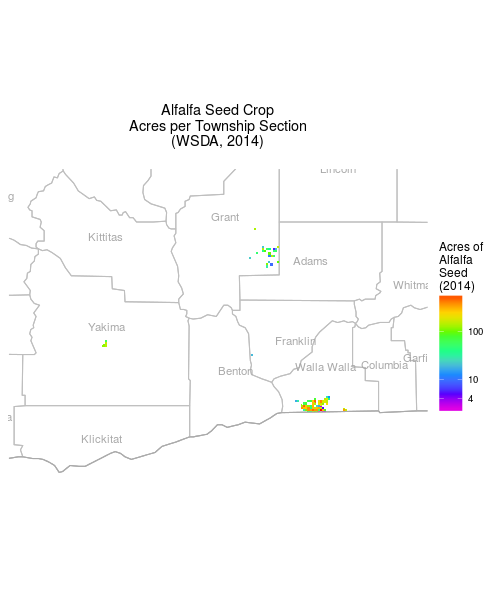

Generate this figure with R:
# Geocode Washington State alfalfa seed crop data given township section TRS 
# codes and plot a map showing acres of alfalfa per township section. 
#
# Copyright 2016 Brian High (https://github.com/brianhigh) and Anika Larsen
# License: GNU GPL v3 http://www.gnu.org/licenses/gpl.txt
#
# This script serves as an example of using the following techniques:
#
# * Querying an ArcGIS REST API using a URL with a "GET" query string
# * Importing data in JSON format 
# * Geocoding TRS codes using the BLM web service API
# * Importing data in XML format
# * Decoding HTML-encoded text
# * Using regular expressions for pattern matching and string replacement
# * Mapping with ggplot2
# * Caching data in files to avoid redoing slower steps if re-running script
#
# -------------------------------------------------------------------------

# Clear R's workspace memory to start with a fresh workspace.
rm(list=ls())

## Install packages and load into memory
for (pkg in c("RJSONIO", "XML", "httr", "plyr", "dplyr", 
              "maps", "mapdata", "ggplot2")) {
    if(pkg %in% rownames(installed.packages()) == FALSE) {
        install.packages(pkg, quiet = TRUE, 
                         repos="http://cran.fhcrc.org",
                         dependencies=TRUE)
    }
    suppressWarnings(suppressPackageStartupMessages(
        require(pkg, character.only = TRUE, quietly = TRUE)))
}

# ----------------------------------------------------------------------
# Function Definitions
# ----------------------------------------------------------------------

getAlfalfaData <- function(data_file) {
    # Get alfalfa seed crop data from WSDA 2014 ArcGIS REST service.
    # Note: This data is shown on this map: http://arcg.is/1QhDoo2
    
    # Get alfalfa seed crop data. Search terms: CropType=1501.
    url <- paste("https://fortress.wa.gov/agr/gis/wsdagis/rest/services/NRAS/",
                 "2014CropDistribution/MapServer/1/query?",
                 "where=CropType+%3D+1501&outFields=TRS%2C+ExactAcres&f=pjson",
                 sep="")
    
    # Fetch JSON data and import it into a data frame
    jsonAlf <-fromJSON(url)
    featuresAlf <- jsonAlf[['features']]
    alf <- data.frame(adply(lapply(featuresAlf, function(x) {
        data.frame(acres=x$attributes$ExactAcres, trscode=x$attributes$TRS,
                   stringsAsFactors=FALSE)}), 1)[-1])
    
    # Summarize by trscode to get total acres of alfalfa seed crops per TRS.
    # Use 12 digits and 10 significant figures to reproduce original data set
    # as provided by Anika Larsen (orig. from Perry Beale via Eddie Kasner).
    # This is to confirm that this procedure produces the same results.
    options(digits=12)
    groupedAlf <- group_by(alf, trscode)
    AlfalfaSeed <- summarise(groupedAlf, 
                             "alfalfaseed(acres)"=signif(sum(acres), 10))
    AlfalfaSeed <- arrange(AlfalfaSeed, trscode)
    write.csv(AlfalfaSeed, data_file, quote=FALSE, row.names=FALSE)
    return(AlfalfaSeed)
}

## Function html2txt decodes HTML-encoded strings
# See: http://stackoverflow.com/questions/5060076
html2txt <- function(str) {
    xpathApply(htmlParse(str, asText=TRUE), "//body//text()", xmlValue) 
}

## Function capwords capitalizes words
# See: https://stat.ethz.ch/R-manual/R-devel/library/base/html/chartr.html
capwords <- function(s, strict=FALSE) {
    cap <- function(s) {
        paste(toupper(substring(s, 1, 1)),
              {s <- substring(s, 2); if(strict) tolower(s) else s},
              sep="", collapse=" " )
    }
    sapply(strsplit(s, split=" "), cap, USE.NAMES=!is.null(names(s)))
}

## Function trs2blm converts TRS code for WA township sections to BLM API format
trs2blm <- function(trscode) {
    # Assume:         state=WA, primary meridian=33, township direction=N
    # Input format:   T#R#[EW]# 
    #                 Where T# is Township (Tier) number, R# is Range number, 
    #                 [EW] is range direction and the final # is Section number.
    # Output format:  WA,33,#,0,N,#,0,[EW]#,,0 (using TRS #s from above)
    # Example input:  T06R32E1
    # Example output: WA,33,06,0,N,32,0,E,1,,0
    # See: http://www.geocommunicator.gov/GeoComm/services.htm#Data
    # And: https://en.wikipedia.org/wiki/Public_Land_Survey_System
    
    regexp <- "^T(\\d+)R(\\d+)([EW]+)(\\d+)$"
    match <- grep(regexp, trscode)
    if (length(match) > 0 && match == 1) {
        return(gsub(regexp, "WA,33,\\1,0,N,\\2,0,\\3,\\4,,0", trscode))
    } else {
        return(NA)
    }
}

## Function getLatLong gets latitude and longitude using BLM API given TRS code
getLatLong <- function(trscode) {
    # Convert the TRS code into the format expected by the BLM API
    blmcode <- trs2blm(trscode)
    if (is.na(blmcode) == TRUE) return(NA)
    
    # Fetch the latitude and longitude data in XML format using the BLM API
    baseurl <-
        'http://www.geocommunicator.gov/TownshipGeoCoder/TownshipGeoCoder.asmx/'
    url <- URLencode(paste(baseurl, "GetLatLon?TRS=", blmcode, sep=""))
    response <- GET(url)
    
    # Parse the XML output into a list structure
    doc <- xmlTreeParse(response, asText=TRUE)
    result <- doc[[1]]$children$TownshipGeocoderResult
    
    # Decode HTML-encoded strings
    decoded <- unlist(html2txt(result))
    
    # Extract the point coordinates into a vector
    point <- as.numeric(unlist(strsplit(decoded[15], " ")))
    names(point) <- c("lon", "lat")
    point <- point[c("lat", "lon")]
    
    # Extract the polygon coordinates into a data frame
    polygon <- as.numeric(as.vector(unlist(strsplit(decoded[25], ","))))
    rows <- length(polygon)/2
    polygon <- as.data.frame(matrix(polygon, nrow=rows, ncol=2, byrow=TRUE))
    names(polygon) <- c("lat", "lon")
    
    # Return the point vector and polygon data frame as a list
    return(list(point=point, polygon=polygon))
}

## Function getAlfalfaLatLong gets lat and long for a row in Alfalfa dataframe
getAlfalfaLatLong <- function(dataRow) {
    latlong <- getLatLong(dataRow$trscode)
    
    # Return only the original values if unable to geocode
    if (length(latlong) > 0 && is.na(latlong) == TRUE) {
        return(data.frame(acres=dataRow$alfalfaseed, trscode=dataRow$trscode,
                          row.names=NULL))
    }
    
    point <- latlong[[1]]
    polygon <- latlong[[2]]
    result <- data.frame(acres=dataRow$alfalfaseed, trscode=dataRow$trscode,
                         point.lat=point['lat'], point.lon=point['lon'],
                         polygon=polygon, row.names=NULL)
    return(result)
}

# ----------------------------------------------------------------------
# Main Routine
# ----------------------------------------------------------------------

# Read alfalfa data from a CSV, if present
processed_file <- "ProcessedAlfalfaSeedFromREST.csv"

if (! file.exists(processed_file)) {
    # Read in summarized alfalfa seed crop data
    data_file <- "AlfalfaSeedFromREST.csv"
    if (! file.exists(data_file)) {
        AlfalfaSeed <- getAlfalfaData(data_file)
    } else {
        AlfalfaSeed <- read.csv(data_file, stringsAsFactors=FALSE, header=TRUE)
    }

    # Geocode alfalfa data
    ProcessedAlfalfaSeed <- adply(AlfalfaSeed, 1, getAlfalfaLatLong)
    
    # Remove duplicated first column
    ProcessedAlfalfaSeed <- ProcessedAlfalfaSeed[,-1]
    
    # Remove incomplete cases (those cases containing NAs)
    ProcessedAlfalfaSeed <- 
        ProcessedAlfalfaSeed[complete.cases(ProcessedAlfalfaSeed),]
    
    # Save as CSV for later use
    write.csv(ProcessedAlfalfaSeed, processed_file, row.names=FALSE)
} else {
    # Read in CSV containing the geocoded alfalfa data
    ProcessedAlfalfaSeed <- read.csv(processed_file)
}

# Group by trscode for mapping
ProcessedAlfalfaSeed <- group_by(ProcessedAlfalfaSeed, trscode)

# Create a theme with no border, grid, axis, etc.
# From: http://eriqande.github.io/rep-res-web/lectures/making-maps-with-R.html
ditch_the_axes <- theme(
    axis.text = element_blank(),
    axis.line = element_blank(),
    axis.ticks = element_blank(),
    panel.border = element_blank(),
    panel.grid = element_blank(),
    axis.title = element_blank()
)

# Get the base map of Washington State
states <- map_data("state")
wa_df <- subset(states, region == "washington")
wa_base <- ggplot(data=wa_df,
                  mapping = aes(x=long, y=lat, group=group)) + 
                  geom_polygon(color="darkgrey", fill="white")

# Get county coordinates for Washington State
counties <- map_data("county")
wa_county <- subset(counties, region == "washington")

# Capitalize the county names
wa_county$subregion <- sapply(wa_county$subregion, function(x) capwords(x))
cnames <- aggregate(cbind(long, lat) ~ subregion, data=wa_county, 
                    FUN=function(x)mean(range(x)))

# Find the coordinates of map boundaries, zoomed in for points of interest
max.lat <- round(max(ProcessedAlfalfaSeed$point.lat, na.rm = TRUE), 2)
min.lat <- round(min(ProcessedAlfalfaSeed$point.lat, na.rm = TRUE), 2)
max.lon <- round(max(ProcessedAlfalfaSeed$point.lon, na.rm = TRUE), 2)
min.lon <- round(min(ProcessedAlfalfaSeed$point.lon, na.rm = TRUE), 2)
max.lat <- max.lat + ((max.lat - min.lat) / 4)
min.lat <- min.lat - ((max.lat - min.lat) / 4)
max.lon <- max.lon + ((max.lon - min.lon) / 4)
min.lon <- min.lon - ((max.lon - min.lon) / 4)

# Plot the map, zooming in on township sections, with county names
g <- wa_base + theme_bw() + ditch_the_axes + 
     geom_polygon(data = wa_county, fill=NA, color="grey") +
     geom_polygon(data = ProcessedAlfalfaSeed,
                 aes(x=polygon.lon, y=polygon.lat, 
                     group=trscode, fill=acres)) +
     geom_text(data=cnames, size=4, color="darkgrey",
              aes(long, lat, label=subregion, group=subregion)) +
     scale_fill_gradientn(colours=rev(rainbow(7)),
                        breaks=c(2, 4, 10, 100, 1000, 10000),
                        trans="log10", name="Acres of\nAlfalfa\nSeed\n(2014)") +
     geom_polygon(color="darkgrey", fill=NA) +
     coord_fixed(xlim=c(min.lon, max.lon), ylim=c(min.lat, max.lat),
                ratio=1.5) + 
     ggtitle("Alfalfa Seed Crop\nAcres per Township Section\n(WSDA, 2014)\n")

plot(g)

# Compare map to: http://arcg.is/1QhDoo2
